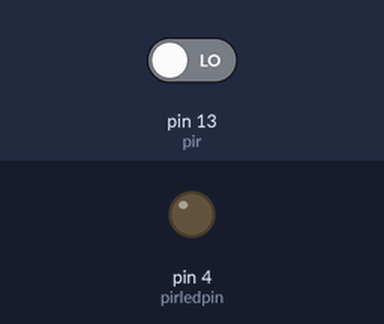
The sketch below on a simulated Arduino Uno, built with avr-gcc and run on an emulated ATmega328P. On the bench: output pins drawn as LEDs (lit = HIGH). The inputs (shaded band) are chosen by the test bench; at power-on: pin 13 (pir) LOW.

Above: at 2.8 s.
2.9 s: pin 13 (pir) driven HIGH
At 4.0 s:
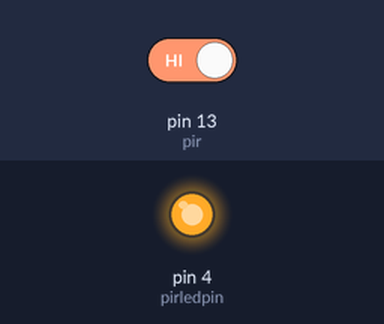
4.5 s: pin 13 (pir) driven LOW
At 5.6 s:
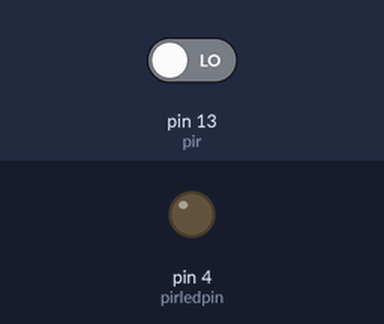
Timing chart, 0 to 7.5 s (numbered marks = the images above; inputs shaded):
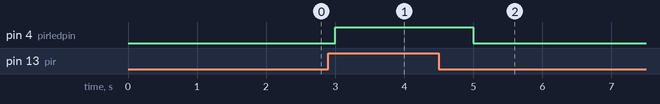

Measured:
- after the input at 2.9 s, pin 4 (pirledpin): LOW → HIGH after 0.10 s
- after the input at 4.5 s, pin 4 (pirledpin): HIGH → LOW after 0.50 s

The sketch:

pir_nodemcu_code.ino
```cpp
int pirledpin = 4;  // Digital pin D2
int pir = 13;  // Digital pin D7
void setup() {

  pinMode(pir, INPUT);   // declare sensor as input
  pinMode(pirledpin, OUTPUT);  // declare LED as output
}
void loop() {

  long state = digitalRead(pir);
    if(state == HIGH) {
      digitalWrite (pirledpin, HIGH);
      Serial.println("Motion detected!");
      delay(1000);
    }
    else {
      digitalWrite (pirledpin, LOW);
      Serial.println("Motion absent!");
      delay(1000);
      }
}
```
